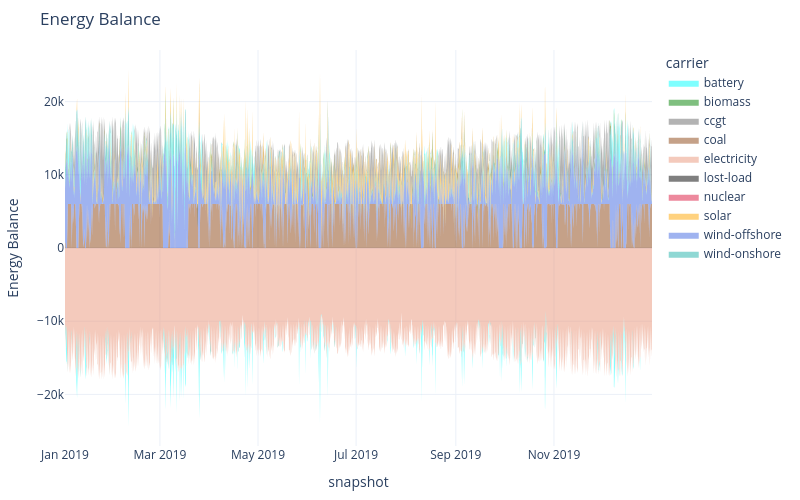

Notebook code for this chart:
### Code cell
n.optimize()
n.statistics.energy_balance.iplot.area()

### Figure 1 — Plotly figure (JSON) as saved in the notebook; plotly's stock layout.template omitted (floating-point values rounded to 4 significant figures; data arrays with more than 128 entries replaced by an {"elided": "..."} marker saying what was removed)
{"data": [{"fillpattern": {"shape": ""}, "hovertemplate": "carrier=coal<br>snapshot=%{x}<br>Energy Balance=%{y}<extra></extra>", "legendgroup": "coal", "line": {"color": "saddlebrown", "width": 0}, "marker": {"symbol": "circle"}, "mode": "lines", "name": "coal", "orientation": "v", "showlegend": false, "stackgroup": "positive", "type": "scatter", "x": {"elided": "7397 str values"}, "xaxis": "x", "y": {"elided": "7397 float values"}, "yaxis": "y"}, {"fillpattern": {"shape": ""}, "hovertemplate": "carrier=wind-offshore<br>snapshot=%{x}<br>Energy Balance=%{y}<extra></extra>", "legendgroup": "wind-offshore", "line": {"color": "royalblue", "width": 0}, "marker": {"symbol": "circle"}, "mode": "lines", "name": "wind-offshore", "orientation": "v", "showlegend": false, "stackgroup": "positive", "type": "scatter", "x": {"elided": "8741 str values"}, "xaxis": "x", "y": {"elided": "8741 float values"}, "yaxis": "y"}, {"fillpattern": {"shape": ""}, "hovertemplate": "carrier=wind-onshore<br>snapshot=%{x}<br>Energy Balance=%{y}<extra></extra>", "legendgroup": "wind-onshore", "line": {"color": "lightseagreen", "width": 0}, "marker": {"symbol": "circle"}, "mode": "lines", "name": "wind-onshore", "orientation": "v", "showlegend": false, "stackgroup": "positive", "type": "scatter", "x": {"elided": "8625 str values"}, "xaxis": "x", "y": {"elided": "8625 float values"}, "yaxis": "y"}, {"fillpattern": {"shape": ""}, "hovertemplate": "carrier=solar<br>snapshot=%{x}<br>Energy Balance=%{y}<extra></extra>", "legendgroup": "solar", "line": {"color": "orange", "width": 0}, "marker": {"symbol": "circle"}, "mode": "lines", "name": "solar", "orientation": "v", "showlegend": false, "stackgroup": "positive", "type": "scatter", "x": {"elided": "4417 str values"}, "xaxis": "x", "y": {"elided": "4417 float values"}, "yaxis": "y"}, {"fillpattern": {"shape": ""}, "hovertemplate": "carrier=battery<br>snapshot=%{x}<br>Energy Balance=%{y}<extra></extra>", "legendgroup": "battery", "line": {"color": "cyan", "width": 0}, "marker": {"symbol": "circle"}, "mode": "lines", "name": "battery", "orientation": "v", "showlegend": false, "stackgroup": "positive", "type": "scatter", "x": {"elided": "1004 str values"}, "xaxis": "x", "y": {"elided": "1004 float values"}, "yaxis": "y"}, {"fillpattern": {"shape": ""}, "hovertemplate": "carrier=ccgt<br>snapshot=%{x}<br>Energy Balance=%{y}<extra></extra>", "legendgroup": "ccgt", "line": {"color": "dimgrey", "width": 0}, "marker": {"symbol": "circle"}, "mode": "lines", "name": "ccgt", "orientation": "v", "showlegend": false, "stackgroup": "positive", "type": "scatter", "x": {"elided": "3773 str values"}, "xaxis": "x", "y": {"elided": "3773 float values"}, "yaxis": "y"}, {"fillpattern": {"shape": ""}, "hovertemplate": "carrier=electricity<br>snapshot=%{x}<br>Energy Balance=%{y}<extra></extra>", "legendgroup": "electricity", "line": {"color": "darksalmon", "width": 0}, "marker": {"symbol": "circle"}, "mode": "lines", "name": "electricity", "orientation": "v", "showlegend": false, "stackgroup": "negative", "type": "scatter", "x": {"elided": "8760 str values"}, "xaxis": "x", "y": {"elided": "8760 float values"}, "yaxis": "y"}, {"fillpattern": {"shape": ""}, "hovertemplate": "carrier=battery<br>snapshot=%{x}<br>Energy Balance=%{y}<extra></extra>", "legendgroup": "battery", "line": {"color": "cyan", "width": 0}, "marker": {"symbol": "circle"}, "mode": "lines", "name": "battery", "orientation": "v", "showlegend": false, "stackgroup": "negative", "type": "scatter", "x": {"elided": "1078 str values"}, "xaxis": "x", "y": {"elided": "1078 float values"}, "yaxis": "y"}, {"fillpattern": {"shape": ""}, "hovertemplate": "carrier=battery<br>snapshot=%{x}<br>Energy Balance=%{y}<extra></extra>", "legendgroup": "battery", "line": {"color": "cyan", "width": 0}, "marker": {"symbol": "circle"}, "mode": "lines", "name": "battery", "orientation": "v", "showlegend": true, "stackgroup": "1", "type": "scatter", "x": ["2019-12-31T23:00:00.000000"], "xaxis": "x", "y": [NaN], "yaxis": "y"}, {"fillpattern": {"shape": ""}, "hovertemplate": "carrier=biomass<br>snapshot=%{x}<br>Energy Balance=%{y}<extra></extra>", "legendgroup": "biomass", "line": {"color": "green", "width": 0}, "marker": {"symbol": "circle"}, "mode": "lines", "name": "biomass", "orientation": "v", "showlegend": true, "stackgroup": "1", "type": "scatter", "x": ["2019-12-31T23:00:00.000000"], "xaxis": "x", "y": [NaN], "yaxis": "y"}, {"fillpattern": {"shape": ""}, "hovertemplate": "carrier=ccgt<br>snapshot=%{x}<br>Energy Balance=%{y}<extra></extra>", "legendgroup": "ccgt", "line": {"color": "dimgrey", "width": 0}, "marker": {"symbol": "circle"}, "mode": "lines", "name": "ccgt", "orientation": "v", "showlegend": true, "stackgroup": "1", "type": "scatter", "x": ["2019-12-31T23:00:00.000000"], "xaxis": "x", "y": [NaN], "yaxis": "y"}, {"fillpattern": {"shape": ""}, "hovertemplate": "carrier=coal<br>snapshot=%{x}<br>Energy Balance=%{y}<extra></extra>", "legendgroup": "coal", "line": {"color": "saddlebrown", "width": 0}, "marker": {"symbol": "circle"}, "mode": "lines", "name": "coal", "orientation": "v", "showlegend": true, "stackgroup": "1", "type": "scatter", "x": ["2019-12-31T23:00:00.000000"], "xaxis": "x", "y": [NaN], "yaxis": "y"}, {"fillpattern": {"shape": ""}, "hovertemplate": "carrier=electricity<br>snapshot=%{x}<br>Energy Balance=%{y}<extra></extra>", "legendgroup": "electricity", "line": {"color": "darksalmon", "width": 0}, "marker": {"symbol": "circle"}, "mode": "lines", "name": "electricity", "orientation": "v", "showlegend": true, "stackgroup": "1", "type": "scatter", "x": ["2019-12-31T23:00:00.000000"], "xaxis": "x", "y": [NaN], "yaxis": "y"}, {"fillpattern": {"shape": ""}, "hovertemplate": "carrier=lost-load<br>snapshot=%{x}<br>Energy Balance=%{y}<extra></extra>", "legendgroup": "lost-load", "line": {"color": "black", "width": 0}, "marker": {"symbol": "circle"}, "mode": "lines", "name": "lost-load", "orientation": "v", "showlegend": true, "stackgroup": "1", "type": "scatter", "x": ["2019-12-31T23:00:00.000000"], "xaxis": "x", "y": [NaN], "yaxis": "y"}, {"fillpattern": {"shape": ""}, "hovertemplate": "carrier=nuclear<br>snapshot=%{x}<br>Energy Balance=%{y}<extra></extra>", "legendgroup": "nuclear", "line": {"color": "crimson", "width": 0}, "marker": {"symbol": "circle"}, "mode": "lines", "name": "nuclear", "orientation": "v", "showlegend": true, "stackgroup": "1", "type": "scatter", "x": ["2019-12-31T23:00:00.000000"], "xaxis": "x", "y": [NaN], "yaxis": "y"}, {"fillpattern": {"shape": ""}, "hovertemplate": "carrier=solar<br>snapshot=%{x}<br>Energy Balance=%{y}<extra></extra>", "legendgroup": "solar", "line": {"color": "orange", "width": 0}, "marker": {"symbol": "circle"}, "mode": "lines", "name": "solar", "orientation": "v", "showlegend": true, "stackgroup": "1", "type": "scatter", "x": ["2019-12-31T23:00:00.000000"], "xaxis": "x", "y": [NaN], "yaxis": "y"}, {"fillpattern": {"shape": ""}, "hovertemplate": "carrier=wind-offshore<br>snapshot=%{x}<br>Energy Balance=%{y}<extra></extra>", "legendgroup": "wind-offshore", "line": {"color": "royalblue", "width": 0}, "marker": {"symbol": "circle"}, "mode": "lines", "name": "wind-offshore", "orientation": "v", "showlegend": true, "stackgroup": "1", "type": "scatter", "x": ["2019-12-31T23:00:00.000000"], "xaxis": "x", "y": [NaN], "yaxis": "y"}, {"fillpattern": {"shape": ""}, "hovertemplate": "carrier=wind-onshore<br>snapshot=%{x}<br>Energy Balance=%{y}<extra></extra>", "legendgroup": "wind-onshore", "line": {"color": "lightseagreen", "width": 0}, "marker": {"symbol": "circle"}, "mode": "lines", "name": "wind-onshore", "orientation": "v", "showlegend": true, "stackgroup": "1", "type": "scatter", "x": ["2019-12-31T23:00:00.000000"], "xaxis": "x", "y": [NaN], "yaxis": "y"}], "layout": {"height": 500, "hovermode": "x", "legend": {"title": {"text": "carrier"}, "tracegroupgap": 0}, "margin": {"b": 50, "l": 50, "r": 50, "t": 50}, "title": {"text": "Energy Balance"}, "width": 800, "xaxis": {"anchor": "y", "domain": [0, 1], "title": {"text": "snapshot"}}, "yaxis": {"anchor": "x", "domain": [0, 1], "title": {"text": "Energy Balance"}}}}
